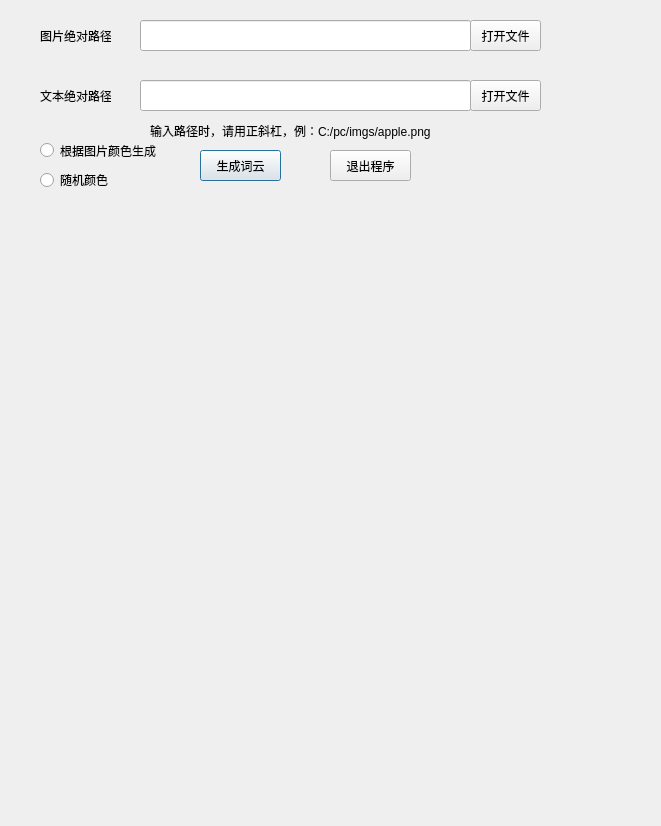
<?xml version="1.0" encoding="UTF-8"?>
<ui version="4.0">
 <class>Dialog</class>
 <widget class="QDialog" name="Dialog">
  <property name="geometry">
   <rect>
    <x>0</x>
    <y>0</y>
    <width>661</width>
    <height>826</height>
   </rect>
  </property>
  <property name="windowTitle">
   <string>Dialog</string>
  </property>
  <widget class="QLineEdit" name="imgEdit">
   <property name="geometry">
    <rect>
     <x>140</x>
     <y>20</y>
     <width>331</width>
     <height>31</height>
    </rect>
   </property>
  </widget>
  <widget class="QLineEdit" name="txtEdit">
   <property name="geometry">
    <rect>
     <x>140</x>
     <y>80</y>
     <width>331</width>
     <height>31</height>
    </rect>
   </property>
  </widget>
  <widget class="QLabel" name="imglabel">
   <property name="geometry">
    <rect>
     <x>40</x>
     <y>20</y>
     <width>71</width>
     <height>31</height>
    </rect>
   </property>
   <property name="text">
    <string>图片绝对路径</string>
   </property>
  </widget>
  <widget class="QLabel" name="txtlabel">
   <property name="geometry">
    <rect>
     <x>40</x>
     <y>80</y>
     <width>71</width>
     <height>31</height>
    </rect>
   </property>
   <property name="text">
    <string>文本绝对路径</string>
   </property>
  </widget>
  <widget class="QPushButton" name="run_pushButton">
   <property name="geometry">
    <rect>
     <x>200</x>
     <y>150</y>
     <width>81</width>
     <height>31</height>
    </rect>
   </property>
   <property name="text">
    <string>生成词云</string>
   </property>
  </widget>
  <widget class="QLabel" name="label">
   <property name="geometry">
    <rect>
     <x>150</x>
     <y>120</y>
     <width>321</width>
     <height>21</height>
    </rect>
   </property>
   <property name="text">
    <string>输入路径时，请用正斜杠，例：C:/pc/imgs/apple.png</string>
   </property>
  </widget>
  <widget class="QLabel" name="resultlabel">
   <property name="geometry">
    <rect>
     <x>20</x>
     <y>240</y>
     <width>621</width>
     <height>561</height>
    </rect>
   </property>
   <property name="text">
    <string/>
   </property>
  </widget>
  <widget class="QPushButton" name="quit_pushButton">
   <property name="geometry">
    <rect>
     <x>330</x>
     <y>150</y>
     <width>81</width>
     <height>31</height>
    </rect>
   </property>
   <property name="text">
    <string>退出程序</string>
   </property>
  </widget>
  <widget class="QRadioButton" name="radioButton_1">
   <property name="geometry">
    <rect>
     <x>40</x>
     <y>140</y>
     <width>121</width>
     <height>21</height>
    </rect>
   </property>
   <property name="text">
    <string>根据图片颜色生成</string>
   </property>
  </widget>
  <widget class="QRadioButton" name="radioButton_2">
   <property name="geometry">
    <rect>
     <x>40</x>
     <y>170</y>
     <width>101</width>
     <height>20</height>
    </rect>
   </property>
   <property name="text">
    <string>随机颜色</string>
   </property>
  </widget>
  <widget class="QPushButton" name="pushButton_img">
   <property name="geometry">
    <rect>
     <x>470</x>
     <y>20</y>
     <width>71</width>
     <height>31</height>
    </rect>
   </property>
   <property name="text">
    <string>打开文件</string>
   </property>
  </widget>
  <widget class="QPushButton" name="pushButton_txt">
   <property name="geometry">
    <rect>
     <x>470</x>
     <y>80</y>
     <width>71</width>
     <height>31</height>
    </rect>
   </property>
   <property name="text">
    <string>打开文件</string>
   </property>
  </widget>
 </widget>
 <resources/>
 <connections/>
</ui>
